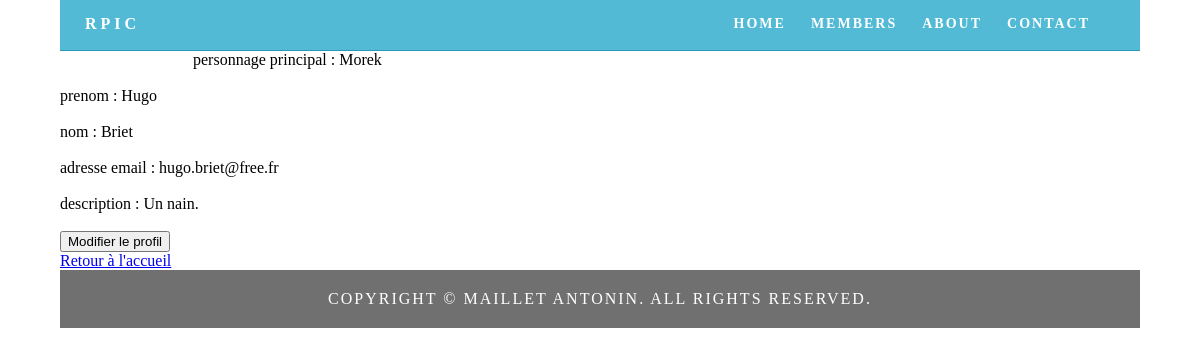
Page /afficherProfil (signed in) on the committed database.
### user/models.py (models this page shows, shortened)
class Profil(models.Model):
    user = models.OneToOneField(User)
    personnagePrincipal = models.OneToOneField(Perso, null=True, blank=True)
    prenom = models.CharField(max_length = 20, null=True, blank=True)
    nom = models.CharField(max_length = 20, null=True, blank=True)
    email = models.EmailField(null=True, blank=True)
    description = models.TextField(max_length=200, null=True, blank=True)

### personnages/models.py (models this page shows)
class Perso(models.Model):
	nom = models.CharField(max_length=20)
	user = models.ForeignKey(User)
	image = models.ImageField(upload_to=renommage, null = True, blank = True)
	def __str__(self):
		return self.nom

### user/views.py (the view)
# urls.py: url(r'^afficherProfil$', views.afficherProfil, name='afficherProfil'),
@login_required()
def afficherProfil(request):
    user = request.user
    profil = user.profil
    return render(request, 'user/afficherProfil.html', locals())

### user/templates/user/afficherProfil.html
{% extends "base.html" %}
{% load static %}
{% block content %}
personnage principal : {{profil.personnagePrincipal}}<br><br>
prenom : {{profil.prenom}}<br><br>
nom : {{profil.nom}}<br><br>
adresse email : {{profil.email}}<br><br>
description : {{profil.description}}<br><br>
<form action="{% url 'modifierProfil' %}" method="get">
    <input type="submit" value="Modifier le profil" />
</form>
<a href="{% url 'rpicHomep' %}">Retour à l'accueil</a>
{% endblock %}

### home/static/home/css/simpleGridTemplate.css (style rules this page uses)
body { font-family: Cambria, "Hoefler Text", "Liberation Serif", Times, "Times New Roman", serif; background-color: #FFFFFF; margin: 0; }

### rows in the picture
Profil: personnagePrincipal "Morek", prenom "Hugo", nom "Briet", email "hugo.briet@free.fr", description "Un nain."
